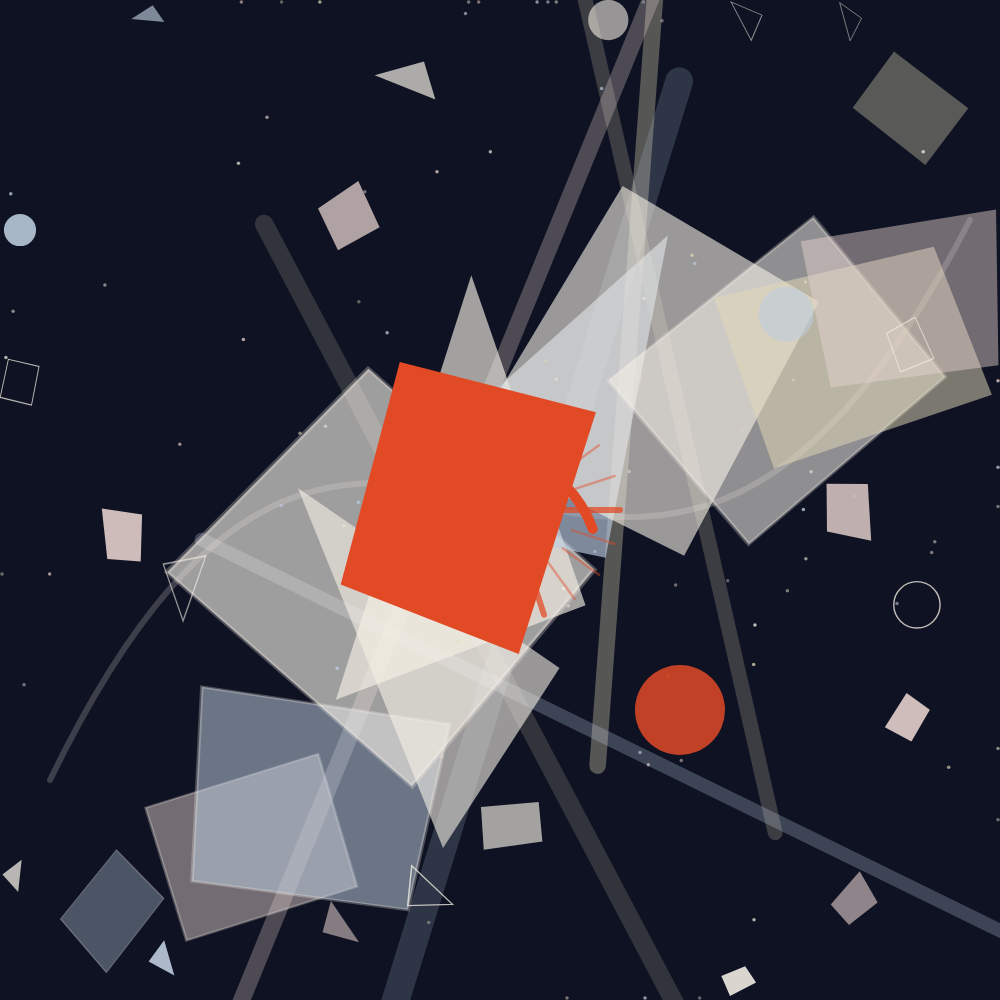
Frame 1 (no input)
Frame 2 (the mouse pressed at the canvas centre, redrawn once): identical to frame 1, image omitted

The p5.js sketch that drew this single still picture (run headless with seeded random() and noise() and a simulated clock; the mouse was pressed at the canvas centre and the sketch redrawn once):

// p5.js sketch
// ── sketch.js
/*
  ================================================================
  COMPOSIÇÃO GEOMÉTRICA — INSPIRAÇÃO NEOCONCRETA (v3 — Layout)
  ================================================================
  Terceiro artefato da série. Nas semanas anteriores:
    - Artefato 1: só quad(), com vértices distorcidos "na mão"
      (rotação calculada manualmente com seno e cosseno).
    - Artefato 2: várias primitivas (quad, triangle, circle, line,
      point, bezier, arc), canvas adaptável à janela.

  Esta semana o tema é LAYOUT: toda forma deve ter sua posição,
  suas dimensões e sua inclinação definidas por uma "receita"
  geométrica clara, usando as ferramentas vistas em aula:

    - lerp() / map() / norm() / constrain()  -> proporções
    - coordenadas polares (ângulo + raio)     -> distribuição radial
    - p5.Vector                              -> pontos e direções
    - translate()/rotate()/scale() + push()/pop() -> transformações
      afins, que SUBSTITUEM a rotação manual da semana 1.

  A ideia central da v3: em vez de calcular os 4 vértices já
  rotacionados e posicionados (como na v1), agora desenhamos cada
  forma num "espaço local" pequeno e simples (um quadrado unitário
  em torno da origem) e deixamos que TRÊS comandos separados façam
  o resto:

      translate(pos.x, pos.y)  -> ONDE a forma fica (posição)
      rotate(anguloGraus)      -> PARA ONDE ela aponta (inclinação)
      scale(largura, altura)   -> DE QUE TAMANHO ela é (dimensões)

  Isso é literalmente a "especificação geométrica em termos de
  posição, dimensões e inclinação/direção" pedida no enunciado desta
  semana — só que agora cada um desses três aspectos é um comando
  isolado e explícito, em vez de estar misturado dentro de uma
  fórmula de rotação escrita à mão.
  ================================================================
*/

let corFundo, corFoco;
let paletaPastel = [];
let diagonalA, diagonalB; // extremos da "diagonal de tensão" (p5.Vector)

function setup() {
  // Lado do canvas = o menor valor entre largura e altura da janela,
  // para encaixar um formato quadrado no espaço disponível.
  let lado = min(windowWidth, windowHeight);
  createCanvas(lado, lado);

  angleMode(DEGREES); // ângulos em graus: mais legível para iniciantes
  noLoop();            // sketch estático

  definirPaleta();
  gerarComposicao();
}

function windowResized() {
  let lado = min(windowWidth, windowHeight);
  resizeCanvas(lado, lado);
  gerarComposicao(); // nova composição no novo tamanho
}

function draw() {}

// ----------------------------------------------------------------
// PALETA DE CORES (igual às semanas anteriores)
// ----------------------------------------------------------------
function definirPaleta() {
  corFundo = color(14, 18, 34); // grafite azulado profundo
  paletaPastel = [
    color(232, 212, 208),
    color(190, 206, 224),
    color(246, 241, 231),
    color(226, 217, 184)
  ];
  corFoco = color(226, 74, 38); // único ponto de cor vibrante
}

// ----------------------------------------------------------------
// FERRAMENTA CENTRAL DESTA SEMANA: colocarForma()
// ----------------------------------------------------------------
// Recebe uma POSIÇÃO (vetor), uma INCLINAÇÃO (ângulo em graus) e
// DIMENSÕES (largura, altura), e usa push()/pop() para aplicar essa
// especificação como uma transformação afim, sem alterar o sistema
// de coordenadas fora da forma. "funcaoDesenho" é chamada já dentro
// desse sistema local: pode desenhar como se a forma estivesse
// sempre centrada na origem, com tamanho ~1.
//
// push() guarda o estado atual (posição, rotação, escala e estilo);
// pop() devolve tudo exatamente como estava, para a próxima forma
// começar "do zero", sem herdar a transformação da anterior.
function colocarForma(pos, anguloGraus, largura, altura, funcaoDesenho) {
  push();
  translate(pos.x, pos.y); // POSIÇÃO
  rotate(anguloGraus);     // INCLINAÇÃO / DIREÇÃO
  scale(largura, altura);  // DIMENSÕES
  funcaoDesenho();
  pop();
}

// ----------------------------------------------------------------
// FORMAS "LOCAIS": desenhadas dentro de um quadrado unitário
// ----------------------------------------------------------------
// Como quem chama colocarForma() já aplicou translate/rotate/scale,
// as formas aqui dentro só precisam existir num quadrado de lado 1
// centrado na origem — a "tradução" para o tamanho e lugar reais no
// canvas já foi feita por fora.
//
// A distorção dos vértices (a mesma ideia da semana 1: cada canto
// se desloca um pouco, de forma independente, para quebrar a
// simetria perfeita) agora é feita em unidades locais, bem pequenas.
function cantosDistorcidos(distorcao) {
  let base = [[-0.5, -0.5], [0.5, -0.5], [0.5, 0.5], [-0.5, 0.5]];
  return base.map(([x, y]) => createVector(
    x + random(-distorcao, distorcao),
    y + random(-distorcao, distorcao)
  ));
}

function desenharQuadLocal(pts) {
  quad(pts[0].x, pts[0].y, pts[1].x, pts[1].y, pts[2].x, pts[2].y, pts[3].x, pts[3].y);
}

function desenharTrianguloLocal(pts) {
  triangle(pts[0].x, pts[0].y, pts[1].x, pts[1].y, pts[2].x, pts[2].y);
}

// ----------------------------------------------------------------
// COMPOSIÇÃO GERAL
// ----------------------------------------------------------------
function gerarComposicao() {
  background(corFundo);

  // Diagonal principal, como nas semanas anteriores: do canto
  // inferior-esquerdo ao canto superior-direito.
  diagonalA = createVector(width * 0.11, height * 0.91);
  diagonalB = createVector(width * 0.91, height * 0.11);

  desenharCurvaOrganica();  // contraponto curvo, ao fundo
  desenharVigas();          // feixes retos, atrás das massas principais
  desenharSerieDiagonal();  // núcleo: série de formas ao longo da diagonal
  desenharAneisPolares();   // fragmentos distribuídos em coordenadas polares
  desenharPoeira();         // textura fina de pontos
  desenharRaiosFoco();      // marcas radiais ao redor do ponto focal
  desenharFoco();           // cor vibrante, por cima de tudo
}

// ----------------------------------------------------------------
// CAMADA — CURVA ORGÂNICA (bezier), igual à v2
// ----------------------------------------------------------------
function desenharCurvaOrganica() {
  noFill();
  stroke(246, 241, 231, 50);
  strokeWeight(width * 0.006);
  bezier(
    width * 0.05, height * 0.78,
    width * 0.38, height * 0.10,
    width * 0.62, height * 0.90,
    width * 0.97, height * 0.22
  );
}

// ----------------------------------------------------------------
// CAMADA — VIGAS (line), igual à v2
// ----------------------------------------------------------------
function desenharVigas() {
  for (let i = 0; i < 6; i++) {
    let ang = random(360);
    let comprimento = random(0.8, 1.3) * width;
    let cx = random(0.15, 0.85) * width;
    let cy = random(0.15, 0.85) * height;
    let dx = cos(ang) * comprimento / 2;
    let dy = sin(ang) * comprimento / 2;
    let c = random(paletaPastel);
    stroke(red(c), green(c), blue(c), random(40, 90));
    strokeWeight(random(0.01, 0.03) * width);
    line(cx - dx, cy - dy, cx + dx, cy + dy);
  }
}

// ----------------------------------------------------------------
// CAMADA — SÉRIE DIAGONAL: o núcleo do layout desta semana
// ----------------------------------------------------------------
// Em vez de sortear posição/tamanho/ângulo de cada forma de forma
// totalmente independente (como nas semanas anteriores), aqui a
// série inteira é gerada a partir de UM ÚNICO parâmetro "t", que
// varia de 0 a 1 ao longo do índice i — exatamente a ideia de
// "escrever o desenho em termos de proporções" da aula de hoje.
//
//   posição    -> p5.Vector.lerp() ao longo da diagonal, mais uma
//                 ondulação perpendicular (função periódica de t)
//   dimensões  -> map() de uma curva em forma de sino: formas
//                 maiores no meio da série, menores nas pontas
//   inclinação -> map() de t para uma faixa de ângulos, then somando
//                 uma pequena variação aleatória
function desenharSerieDiagonal() {
  let n = 12;

  let direcaoDiagonal = p5.Vector.sub(diagonalB, diagonalA).normalize();
  let perpendicular = createVector(-direcaoDiagonal.y, direcaoDiagonal.x);

  for (let i = 0; i < n; i++) {
    let t = i / (n - 1); // parâmetro normalizado (0..1) — "norm" do índice

    // pequena variação para a série não parecer mecanicamente perfeita
    let tVariado = constrain(t + random(-0.04, 0.04), 0, 1);

    // POSIÇÃO: ponto ao longo da diagonal (interpolação com p5.Vector.lerp)
    let posNaDiagonal = p5.Vector.lerp(diagonalA, diagonalB, tVariado);

    // ondulação perpendicular: uma senoide cuja amplitude cresce com t
    let amplitude = map(tVariado, 0, 1, 0.05, 0.16) * width;
    let deslocamento = sin(tVariado * 540) * amplitude; // 540° = 1.5 ciclos
    let pos = p5.Vector.add(posNaDiagonal, p5.Vector.mult(perpendicular, deslocamento));

    // DIMENSÕES: curva em forma de sino (0 nas pontas, 1 no meio da série)
    let fatorTamanho = sin(tVariado * 180);
    let largura = map(fatorTamanho, 0, 1, 0.09, 0.34) * width;
    let altura  = map(fatorTamanho, 0, 1, 0.07, 0.27) * width;

    // INCLINAÇÃO: gira progressivamente ao longo da série
    let angulo = map(tVariado, 0, 1, -50, 210) + random(-8, 8);

    let c = random(paletaPastel);
    let alfa = map(fatorTamanho, 0, 1, 90, 165);

    if (random() < 0.5) {
      strokeWeight(0.015); // em unidades locais: escala junto com scale()
      stroke(246, 241, 231, 70);
    } else {
      noStroke();
    }
    fill(red(c), green(c), blue(c), alfa);

    let pts = cantosDistorcidos(0.06);
    let usarTriangulo = random() < 0.25;

    colocarForma(pos, angulo, largura, altura, () => {
      if (usarTriangulo) desenharTrianguloLocal(pts);
      else desenharQuadLocal(pts);
    });
  }
}

// ----------------------------------------------------------------
// CAMADA — ANÉIS POLARES: fragmentos distribuídos por ângulo e raio
// ----------------------------------------------------------------
// Em vez de sortear ângulo e raio de forma totalmente livre (como
// nas semanas anteriores), o ângulo aqui é IGUALMENTE ESPAÇADO —
// exatamente como no exemplo da aula de hoje para distribuir marcas
// num círculo (ang = i * 360 / n) — e o raio varia em "faixas" a
// cada 5 índices, usando norm() e lerp() em conjunto (que é
// justamente a composição que forma o map()).
function desenharAneisPolares() {
  let n = 22;
  let centro = createVector(width / 2, height / 2);

  for (let i = 0; i < n; i++) {
    let anguloBase = i * 360 / n;       // distribuição angular regular
    let angulo = anguloBase + random(-6, 6); // pequena variação orgânica

    let uBanda = norm(i % 5, 0, 4);     // 0..1, repete a cada 5 índices
    let raio = lerp(0.34, 0.62, uBanda) * width + random(-0.03, 0.03) * width;

    // conversão de coordenadas polares (ângulo, raio) para cartesianas
    let pos = createVector(
      centro.x + raio * cos(angulo),
      centro.y + raio * sin(angulo)
    );
    pos.x = constrain(pos.x, width * 0.02, width * 0.98);
    pos.y = constrain(pos.y, height * 0.02, height * 0.98);

    // quanto mais longe do centro, um pouco menor
    let tamanho = map(raio, 0.34 * width, 0.62 * width, 0.055 * width, 0.028 * width, true);

    // a forma "aponta" na direção radial: liga posição e inclinação
    let anguloForma = angulo + 90;

    let c = random(paletaPastel);
    let apenasContorno = random() < 0.3;
    if (apenasContorno) {
      noFill();
      strokeWeight(0.03);
      stroke(246, 241, 231, random(120, 200));
    } else {
      noStroke();
      fill(red(c), green(c), blue(c), random(140, 230));
    }

    let escolha = random(['quad', 'triangulo', 'circulo']);
    if (escolha === 'circulo') {
      colocarForma(pos, 0, tamanho, tamanho, () => circle(0, 0, 1));
    } else {
      let pts = cantosDistorcidos(0.12);
      colocarForma(pos, anguloForma, tamanho, tamanho * 0.8, () => {
        if (escolha === 'triangulo') desenharTrianguloLocal(pts);
        else desenharQuadLocal(pts);
      });
    }
  }
}

// ----------------------------------------------------------------
// CAMADA — POEIRA (point), igual à v2
// ----------------------------------------------------------------
function desenharPoeira() {
  let centro = createVector(width / 2, height / 2);
  strokeWeight(width * 0.0035);
  for (let i = 0; i < 90; i++) {
    let ang = random(360);
    let raio = random(0.05, 0.62) * width;
    let x = constrain(centro.x + cos(ang) * raio, 2, width - 2);
    let y = constrain(centro.y + sin(ang) * raio, 2, height - 2);
    let c = random(paletaPastel);
    stroke(red(c), green(c), blue(c), random(90, 200));
    point(x, y);
  }
}

// ----------------------------------------------------------------
// CAMADA — RAIOS DO FOCO: aplicação direta do exemplo de aula
// ----------------------------------------------------------------
// Reproduz a ideia de "marcas regularmente espaçadas ao redor de um
// centro, com uma marca mais longa a cada N" (o exemplo dos
// ponteiros de relógio da aula de hoje), usada aqui como uma pequena
// explosão de linhas ao redor do ponto focal vibrante.
function desenharRaiosFoco() {
  let base = p5.Vector.lerp(diagonalA, diagonalB, 0.5);
  let n = 20;

  for (let i = 0; i < n; i++) {
    let ang = i * 360 / n;
    let marca = i % 4 === 0; // uma marca "forte" a cada 4

    let rInterno = marca ? 0.05 * width : 0.065 * width;
    let rExterno = 0.11 * width;

    strokeWeight(marca ? width * 0.006 : width * 0.0025);
    stroke(red(corFoco), green(corFoco), blue(corFoco), marca ? 190 : 110);

    line(
      base.x + rInterno * cos(ang), base.y + rInterno * sin(ang),
      base.x + rExterno * cos(ang), base.y + rExterno * sin(ang)
    );
  }
}

// ----------------------------------------------------------------
// CAMADA — FOCO: a única cor vibrante da composição
// ----------------------------------------------------------------
function desenharFoco() {
  let base = p5.Vector.lerp(diagonalA, diagonalB, 0.5);

  noStroke();
  fill(corFoco);
  let pts = cantosDistorcidos(0.05);
  colocarForma(
    createVector(base.x - 0.05 * width, base.y - 0.012 * width),
    18, 0.19 * width, 0.24 * width,
    () => desenharQuadLocal(pts)
  );

  fill(red(corFoco), green(corFoco), blue(corFoco), 215);
  circle(base.x + 0.17 * width, base.y + 0.20 * width, 0.09 * width);

  noFill();
  stroke(corFoco);
  strokeWeight(width * 0.01);
  arc(base.x - 0.03 * width, base.y + 0.06 * width, 0.24 * width, 0.24 * width, 200, 340);
}
